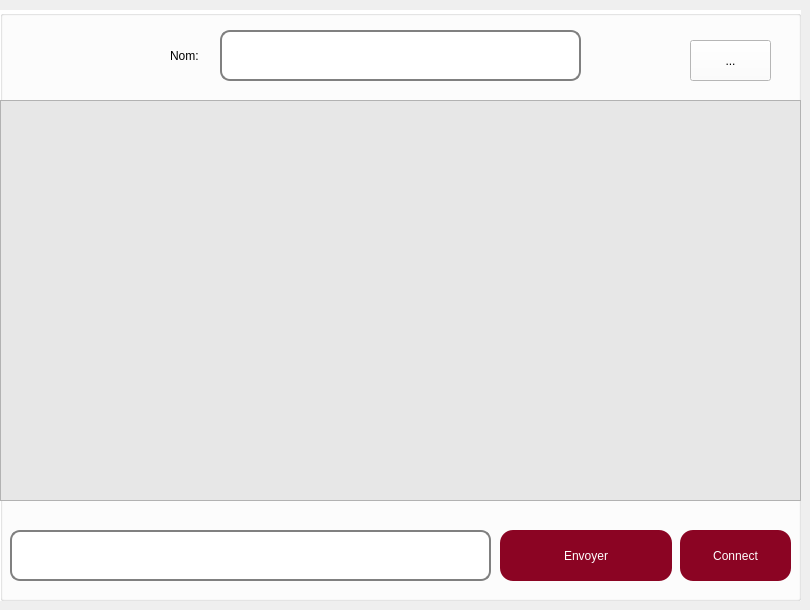
      <widget class="QWidget" name="page_26">
       <widget class="QGroupBox" name="groupBox">
        <property name="geometry">
         <rect>
          <x>0</x>
          <y>10</y>
          <width>801</width>
          <height>591</height>
         </rect>
        </property>
        <property name="styleSheet">
         <string notr="true">QGroupBox{
	background-color: rgb(255, 255, 255);
}
QLineEdit {
	font: 10pt &quot;Nirmala UI Semilight&quot;;
	
	
	

    border: 2px solid gray;
    border-radius: 10px;
    padding: 0 8px;
    background: white;
    selection-background-color: darkgray;
}
</string>
        </property>
        <property name="title">
         <string/>
        </property>
        <widget class="QPushButton" name="pushButton">
         <property name="geometry">
          <rect>
           <x>500</x>
           <y>520</y>
           <width>172</width>
           <height>51</height>
          </rect>
         </property>
         <property name="styleSheet">
          <string notr="true">QPushButton
{
background:rgb(139, 4, 35);
border-radius:13px;
color:rgb(255, 255, 255);
}
QPushButton:hover
{
background:rgb(216, 5, 37);
border-radius:13px;
color:rgb(255, 255, 255);
}</string>
         </property>
         <property name="text">
          <string>Envoyer</string>
         </property>
        </widget>
        <widget class="QLineEdit" name="line_message">
         <property name="geometry">
          <rect>
           <x>10</x>
           <y>520</y>
           <width>481</width>
           <height>51</height>
          </rect>
         </property>
        </widget>
        <widget class="QTextEdit" name="textEdit">
         <property name="geometry">
          <rect>
           <x>0</x>
           <y>90</y>
           <width>801</width>
           <height>401</height>
          </rect>
         </property>
         <property name="styleSheet">
          <string notr="true">background-color: rgb(231, 231, 231);</string>
         </property>
        </widget>
        <widget class="QLineEdit" name="username">
         <property name="geometry">
          <rect>
           <x>220</x>
           <y>20</y>
           <width>361</width>
           <height>51</height>
          </rect>
         </property>
        </widget>
        <widget class="QPushButton" name="connecter">
         <property name="geometry">
          <rect>
           <x>680</x>
           <y>520</y>
           <width>111</width>
           <height>51</height>
          </rect>
         </property>
         <property name="styleSheet">
          <string notr="true">QPushButton
{
background:rgb(139, 4, 35);
border-radius:13px;
color:rgb(255, 255, 255);
}
QPushButton:hover
{
background:rgb(216, 5, 37);
border-radius:13px;
color:rgb(255, 255, 255);
}</string>
         </property>
         <property name="text">
          <string>Connect</string>
         </property>
        </widget>
        <widget class="QLabel" name="label_92">
         <property name="geometry">
          <rect>
           <x>170</x>
           <y>30</y>
           <width>51</width>
           <height>31</height>
          </rect>
         </property>
         <property name="text">
          <string>Nom:</string>
         </property>
        </widget>
        <widget class="QToolButton" name="retour_6">
         <property name="geometry">
          <rect>
           <x>690</x>
           <y>30</y>
           <width>81</width>
           <height>41</height>
          </rect>
         </property>
         <property name="styleSheet">
          <string notr="true">background-color: rgb(255, 255, 255);</string>
         </property>
         <property name="text">
          <string>...</string>
         </property>
         <property name="icon">
          <iconset>
           <normaloff>:/téléchargement.png</normaloff>:/téléchargement.png</iconset>
         </property>
         <property name="iconSize">
          <size>
           <width>25</width>
           <height>25</height>
          </size>
         </property>
        </widget>
       </widget>
      </widget>
